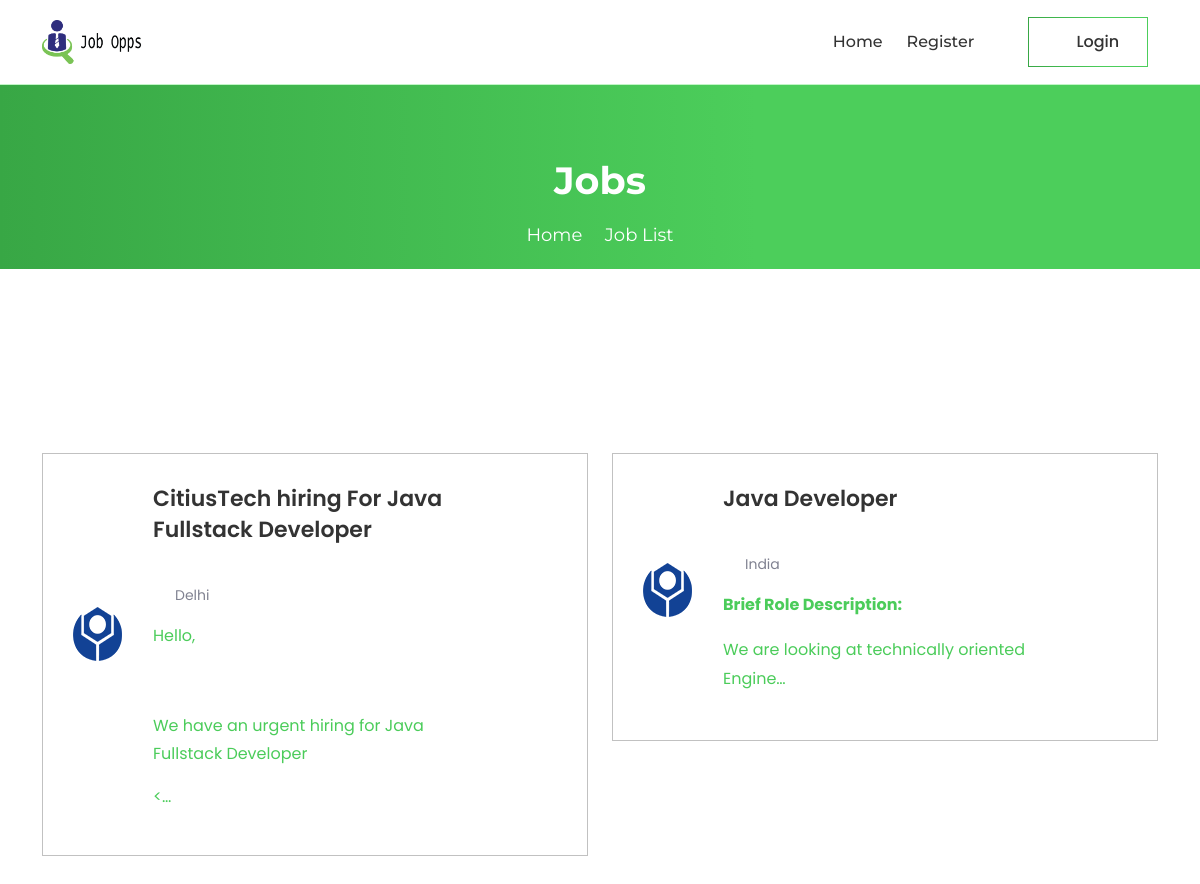
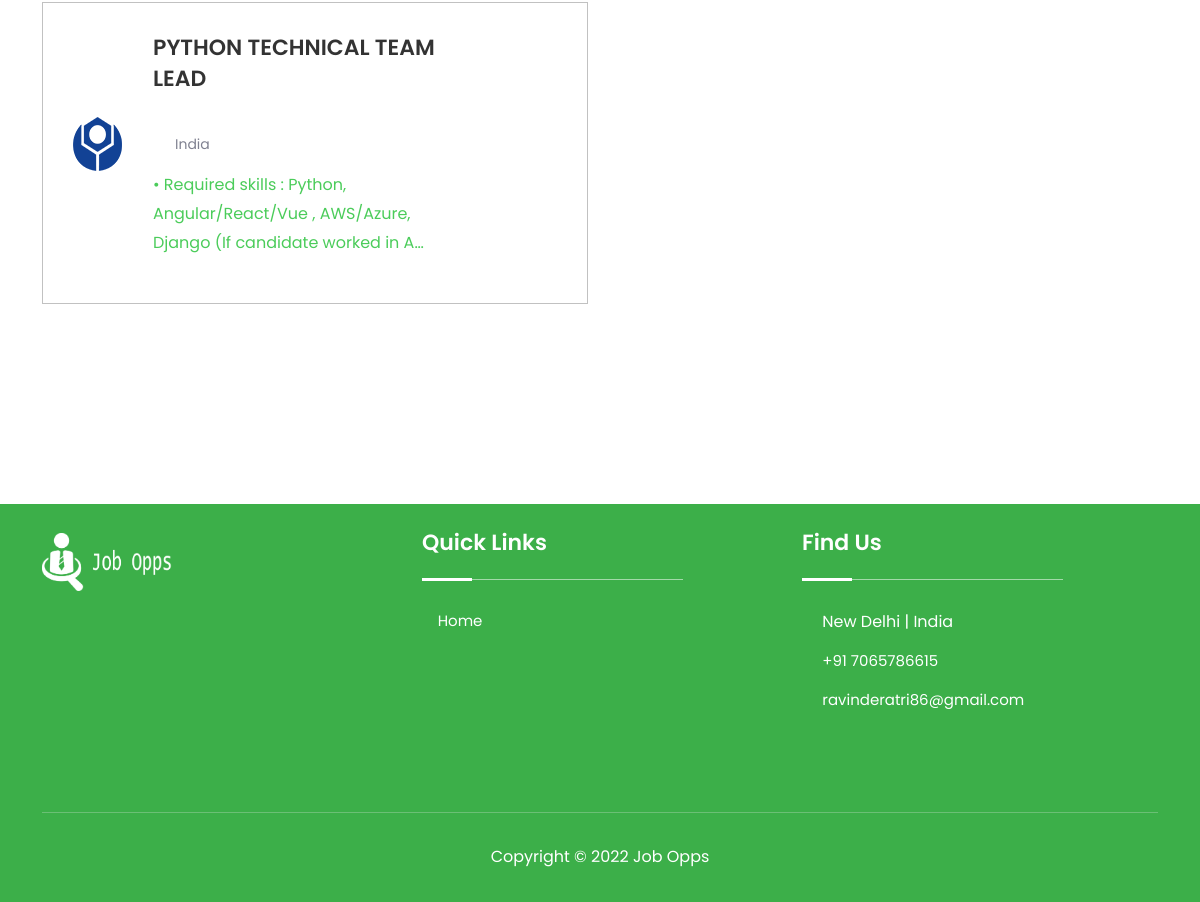
Page /result/ on the committed database (2 pictures, top to bottom).
### jobapp/models.py (models this page shows, shortened)
class Job(models.Model):
    user = models.ForeignKey(User, related_name='User', on_delete=models.CASCADE)
    title = models.CharField(max_length=300)
    description = RichTextField()
    tags = TaggableManager()
    location = models.CharField(max_length=300)
    job_type = models.CharField(choices=JOB_TYPE, max_length=1)
    category = models.ForeignKey(Category,related_name='Category', on_delete=models.CASCADE)
    salary = models.CharField(max_length=30, blank=True)
    company_name = models.CharField(max_length=300)
    company_description = RichTextField(blank=True, null=True)
    url = models.URLField(max_length=200)
    last_date = models.DateField()
    is_published = models.BooleanField(default=False)
    is_closed = models.BooleanField(default=False)
    timestamp = models.DateTimeField(auto_now=True)

### jobapp/views.py (the view)
# urls.py: path('result/', views.search_result_view, name='search_result'),
def search_result_view(request):
    job_list = Job.objects.order_by('-timestamp')
    if 'job_title_or_company_name' in request.GET:
        job_title_or_company_name = request.GET['job_title_or_company_name']
        if job_title_or_company_name:
            job_list = job_list.filter(title__icontains=job_title_or_company_name) | job_list.filter(
                company_name__icontains=job_title_or_company_name)
    if 'location' in request.GET:
        location = request.GET['location']
        if location:
            job_list = job_list.filter(location__icontains=location)
    if 'job_type' in request.GET:
        job_type = request.GET['job_type']
        if job_type:
            job_list = job_list.filter(job_type__iexact=job_type)
    paginator = Paginator(job_list, 10)
    page_number = request.GET.get('page')
    page_obj = paginator.get_page(page_number)
    context = {
        'page_obj': page_obj,
    }
    return render(request, 'jobapp/result.html', context)

### template/jobapp/result.html (shortened to what this page needs)
{% extends 'base.html' %}
{% load static %}
{% block content %}
<div class="page-title-area">
  <div class="d-table">
  <div class="d-table-cell">
  <div class="container">
  <div class="page-title-text">
  <h2>Jobs</h2>
  <ul>
  <li>
  <a href="index.html">Home</a>
  </li>
  <li>
  <i class="icofont-simple-right"></i>
  </li>
  <li>Job List</li>
  </ul>
  </div>
  </div>
  </div>
  </div>
  </div>
  <section class="job-area job-area-two pt-100">
    <div class="container">
    <div class="row">
      {% for job in page_obj %}
    <div class="col-lg-6">
      <a href="{% url 'jobapp:single-job' job.id %}">
    <div class="job-item">
    <img src="{% static '/images/6.png' %}" alt="Job">
    <div class="job-inner align-items-center">
    <div class="job-inner-left">
    <h3>
    {{ job.title }}
    </h3>
    <ul>
    <li>
      {% if job.job_type == '1' %}
      <span class="badge badge-primary">
      </span>
      {% elif job.job_type == '2'%}
      <span class="badge badge-danger">
        Part Time
      </span>
      {% else  %}
      <span class="badge badge-info">
        Internship
      </span>
      {% endif %}</li>
    <li ><i class="icofont-location-pin"></i> {{ job.location }}</li>
  </ul>
  <p>{{ job.description | safe | truncatechars:100}}</p>
    </div>
    </div>
    </div>
  </a>
</div>
{% endfor %}
    </div>
  </div>
</section>
{% endblock content %}

### template/base.html (shortened to what this page needs)
<!DOCTYPE html>
<html>
      {% include 'head.html' %}
      <body id="top">
            {% include 'header.html' %}
            {% block content %}{% endblock %}
            {% include 'footer.html' %}
      </body>
</html>

### template/head.html (shortened to what this page needs)
{% load static %}
<head>
    <link rel="stylesheet" href="{% static 'css/bootstrap.min.css' %}">
    <link rel="stylesheet" href="{% static 'css/meanmenu.css' %}">
    <link rel="stylesheet" href="{% static 'css/icofont.min.css' %}">
    <link rel="stylesheet" href="{% static 'css/owl.carousel.min.css' %}">
    <link rel="stylesheet" href="{% static 'css/owl.theme.default.min.css' %}">
    <link rel="stylesheet" href="{% static 'css/animate.min.css' %}">
    <link rel="stylesheet" href="{% static 'fonts/flaticon.css' %}">
    <link rel="stylesheet" href="{% static 'css/odometer.min.css' %}">
    <link rel="stylesheet" href="{% static 'css/style.css' %}">
    <link rel="stylesheet" href="{% static 'css/responsive.css' %}">
    <link rel="stylesheet" href="{% static 'css/theme-dark.css' %}">
</head>

### template/header.html (shortened to what this page needs)
{% load static %}
<div class="navbar-area navbar-area-two fixed-top">
  <div class="main-nav">
  <div class="container">
  <nav class="navbar navbar-expand-md navbar-light">
  <a class="navbar-brand" href="{% url 'jobapp:home' %}">
    <img src="{% static 'images/logo.png' %}" alt="logo">
  </a>
  <div class="collapse navbar-collapse mean-menu" id="navbarSupportedContent">
  <ul class="navbar-nav">
  <li class="nav-item">
    <a href="{% url 'jobapp:home' %}" class="nav-link">Home</a>
  </li>
   <li class="nav-item">
    {% if user.is_authenticated and user.role == 'employer'  %}
    <a href="{% url 'jobapp:create-job' %}"
      class="js-clone-nav pr-3 btn btn-outline-white border-width-2 d-none d-lg-inline-block"><span
        class="mr-2 icon-add"></span>Post Job</a>
   <li class="nav-item">
          <a class="nav-link dropdown-toggle">Dashboard</a>
          <ul class="dropdown-menu">
            <li><a href="{% url 'jobapp:dashboard' %}">Dashboard</a></li>
            <li><a href="{% url 'account:logout' %}">Logout</a></li>
          </ul>
        </li>
    {% else %}
<li class="nav-item">
  <a class="nav-link dropdown-toggle">Register <i class="icofont-simple-down"></i></a>
    </li>
  </ul>
  <div class="common-btn">
    <a class="login-btn" href="{% url 'account:login' %}">
    <i class="icofont-plus-square"></i>
    Login
    </a>
  {% endif %}
  </div>
  </nav>
  </div>
  </div>
  </div>

### template/footer.html
{% load static %}
<footer class="pt-4">
  <div class="container">
  <div class="row">
  <div class="col-sm-6 col-lg-3">
  <div class="footer-item">
  <div class="footer-logo">
    <a class="navbar-brand" href="{% url 'jobapp:home' %}">
      <img width="130" src="{% static 'images/footerlogo.png' %}" alt="logo">
    </a>
  <ul>
  <li>
  <a href="https://www.linkedin.com/in/ravinder-atri-42b307109/" target="_blank">
  <i class="icofont-linkedin"></i>
  </a>
  </li>
  <li>
  <a href="https://www.instagram.com/full_stack_developer_18/" target="_blank">
  <i class="icofont-instagram"></i>
  </a>
  </li>
  </ul>
  </div>
  </div>
  </div>
  <div class="col-sm-6 col-lg-1"></div>
  <div class="col-sm-6 col-lg-3">
  <div class="footer-item">
  <div class="footer-category">
  <h3>Quick Links</h3>
  <ul>
  <li>
  <a href="{% url 'jobapp:home' %}">
  <i class="icofont-simple-right"></i>
  Home
  </a>
  </li>
  </ul>
  </div>
  </div>
  </div>
  <div class="col-sm-6 col-lg-1"></div>
  <div class="col-sm-6 col-lg-3">
  <div class="footer-item">
  <div class="footer-find">
  <h3>Find Us</h3>
  <ul>
  <li>
  <i class="icofont-location-pin"></i>
  New Delhi | India
  </li>
  <li>
  <i class="icofont-ui-call"></i>
  <a href="tel:+91 7065786615">
  +91 7065786615
  </a>
  </li>
  <li>
  <i class="icofont-ui-email"></i>
  <a href="mailto:ravinderatri86@gmail.com">
 ravinderatri86@gmail.com
  </a>
  </li>
  </ul>
  </div>
  </div>
  </div>
  </div>
  <div class="copyright-area">
  <div class="row">
  <div class="col-lg-12 text-center">
  <div class="copyright-item">
  <p>Copyright © <script>document.write(new Date().getFullYear())</script> Job Opps </p>
  </div>
  </div>
  </div>
  </div>
  </div>
  </footer>

### template/scripts.html (shortened to what this page needs)
{% load static %}

### static/css/meanmenu.css (style rules this page uses)
body { font-family: "Oswald", sans-serif; padding: 0; margin: 0; font-size: 15px; background-color: #f1f1f1; }
.main-nav { background: #000; position: absolute; top: 0; left: 0; padding-top: 15px; padding-bottom: 15px; width: 100%; z-index: 999; height: auto; }
.navbar-light .navbar-brand, .navbar-light .navbar-brand:hover { color: #000; font-weight: bold; text-transform: capitalize; }
.main-nav nav ul { padding: 0; margin: 0; list-style-type: none; }
.main-nav nav .navbar-nav .nav-item { position: relative; padding: 15px 0; }
.main-nav nav .navbar-nav .nav-item a { font-weight: 500; font-size: 16px; text-transform: uppercase; color: #ffffff; padding-left: 0; padding-right: 0; padding-top: 0; padding-bottom: 0; margin-left: 15px; margin-right: 15px; }

### rows in the picture
Job: title "CitiusTech hiring For Java Fullstack Developer", location "Delhi", description "Hello, We have an urgent hiring for Java Fullstack Developer <…"
Job: title "Java Developer", location "India", description "Brief Role Description: We are looking at technically oriented Engine…"
Job: title "PYTHON TECHNICAL TEAM LEAD", location "India", description "• Required skills : Python, Angular/React/Vue , AWS/Azure, Django (If candidate worked in A…"
